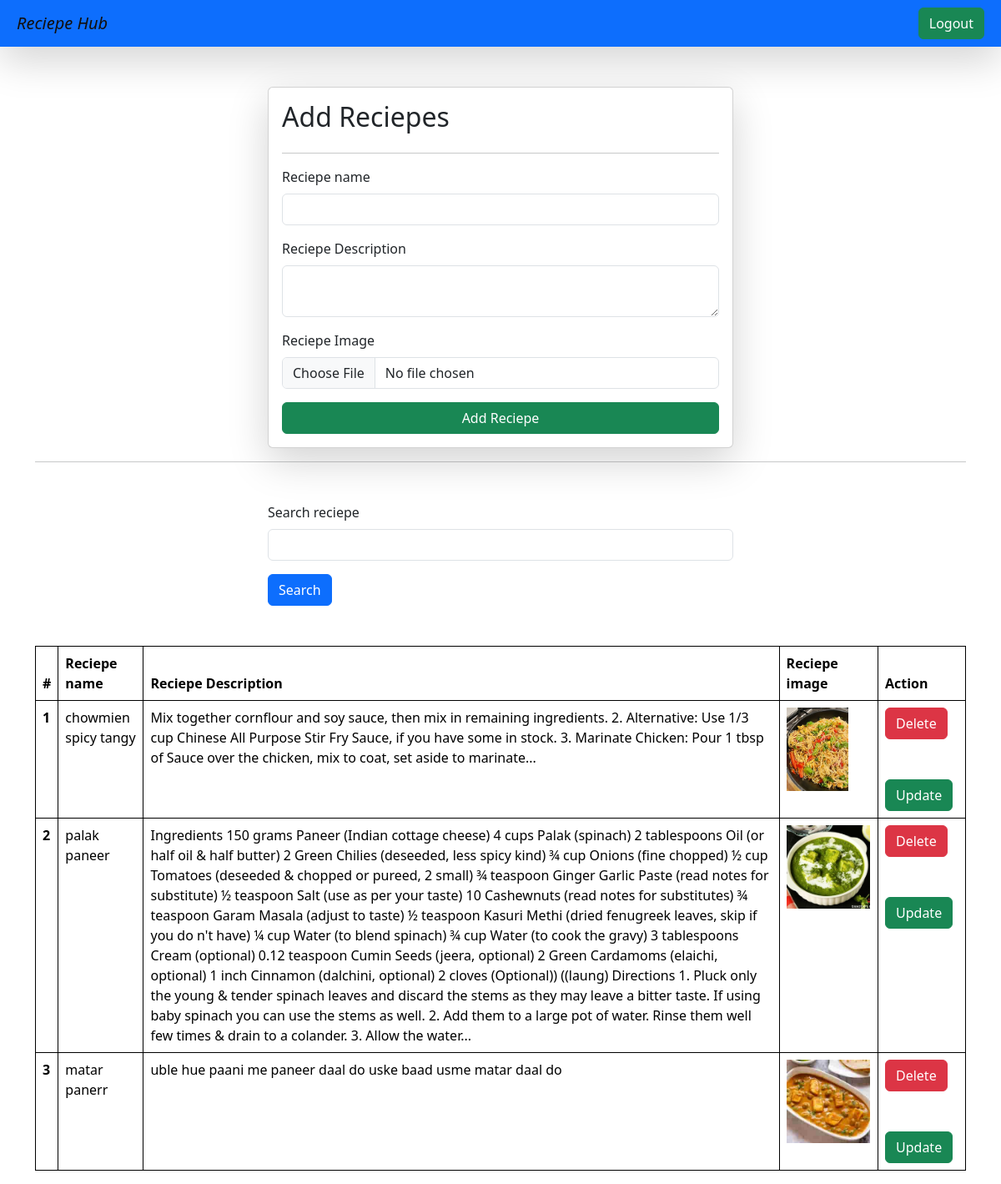
Screenshot of /reciepe/ (signed in) with the database file from the repository.
### vege/models.py (models this page shows)
class Reciepe(models.Model):
    user = models.ForeignKey(User, on_delete= models.SET_NULL, null=True,blank=True)
    reciepe_name= models.CharField(max_length=100)
    reciepe_description= models.TextField()
    reciepe_image= models.ImageField(upload_to="reciepe")
    reciepe_view_count = models.IntegerField(default=1)

### vege/views.py (the view, shortened to what this page needs)
# urls.py: path('reciepe/' , reciepe , name='reciepe'),
@login_required(login_url='/login/')
def reciepe(request):
    queryset= Reciepe.objects.all()
    if request.GET.get('search'):
        print(request.GET.get('search'))
        queryset = queryset.filter(reciepe_name__icontains=request.GET.get('search'))
    context= {'reciepes':queryset}
    return render(request,'reciepe.html',context)

### vege/templates/reciepe.html (shortened to what this page needs)
{% extends "base.html" %}
{% block start %}
<div class="container mt-5" >
    <form class="col-6 mx-auto card p-3 shadow-lg" method="post" enctype="multipart/form-data">
        <h2>Add Reciepes</h2>
        <hr>
        <div class="mb-3">
          <label for="exampleInputEmail1" class="form-label">Reciepe name</label>
          <input type="text" name="reciepe_name" required class="form-control" >
        </div>
        <div class="mb-3">
          <label for="exampleInputPassword1" class="form-label">Reciepe Description</label>
          <textarea class="form-control" required name="reciepe_description"> </textarea>
        </div>
        <div class="mb-3">
            <label for="exampleInputPassword1" class="form-label">Reciepe Image</label>
            <input type="file" name="reciepe_image" class="form-control" >
        </div>
        <button type="submit" class="btn btn-success">Add Reciepe</button>
      </form>
      <hr>
      <div class="mt-5">
        <div class="mx-auto col-6">
          <form>
          <div class="mb-3">
            <label for="exampleInputEmail1" class="form-label">Search reciepe</label>
            <input type="text" name="search"  class="form-control" >
          </div>
          <button type="submit" class="btn btn-primary">Search</button>
        </form>
        </div>
      </div>
      <table class="table mt-5">
        <thead>
          <tr>
            <th scope="id">#</th>
            <th scope="col">Reciepe name</th>
            <th scope="col">Reciepe Description</th>
            <th scope="col">Reciepe image</th>
            <th scope="col">Action</th>
          </tr>
        </thead>
        <tbody>
          {% for reciepe in reciepes %}
          <tr>
            <th scope="row">{{forloop.counter}}</th>
            <td>{{reciepe.reciepe_name}}</td>
            <td>{{reciepe.reciepe_description}}</td>
            <td>
              <img src="/media/{{reciepe.reciepe_image}}" style="height: 100px;"> </td>
              <td>
                <a href="/delete-reciepe/{{reciepe.id}}" class="btn btn-danger">Delete</a>
                <a href="/update-reciepe/{{reciepe.id}}" class="btn btn-success mt-5">Update</a>
              </td>
          </tr>
          {% endfor %}
        </tbody>
      </table>
</div>
{% endblock %}

### home/templates/base.html (shortened to what this page needs)
<!DOCTYPE html>
<html lang="en">
<head>
    <link href="https://cdn.jsdelivr.net/npm/bootstrap@5.3.2/dist/css/bootstrap.min.css" rel="stylesheet">
</head>
<nav class="navbar p-2 bg-primary shadow-lg">
    <div class="container-fluid">
      <a class="navbar-brand" style="color: rgb(18, 15, 13);font-style: oblique;">Reciepe Hub</a>
      <form class="d-flex" role="search">
        {% if request.user.is_authenticated %}
        <a href="/logout/" class="btn btn-success" type="submit">Logout</a>
        {% else %}
        <a href="/login/" class="btn btn-success" type="submit">Login</a>
        {% endif %}
      </form>
    </div>
  </nav>
{% block start %}
{% endblock %}
</body>
</html>

### home/templates/base.html (style rules this page uses)
table, th, td { border: 1px solid black; }

### rows the page displays
Reciepe: reciepe_name "chowmien spicy tangy", reciepe_description "Mix together cornflour and soy sauce, then mix in remaining ingredients. 2. Alternative: Use 1/3 cup Chinese All Purpose Stir Fry Sauce, if you have some in stock. 3. Marinate Chicken: Pour 1 tbsp of Sauce over the chicken, mix to coat, set aside to marinate...", reciepe_image (picture)
Reciepe: reciepe_name "palak paneer", reciepe_description "Ingredients 150 grams Paneer (Indian cottage cheese) 4 cups Palak (spinach) 2 tablespoons Oil (or half oil & half butter) 2 Green Chilies (deseeded, less spicy kind) ¾ cup Onions (fine chopped) ½ cup Tomatoes (deseeded & chopped or pureed, 2 small) ¾ teaspoon Ginger Garlic Paste (read notes for substitute) ½ teaspoon Salt (use as per your taste) 10 Cashewnuts (read notes for substitutes) ¾ teaspoon Garam Masala (adjust to taste) ½ teaspoon Kasuri Methi (dried fenugreek leaves, skip if you do n't have) ¼ cup Water (to blend spinach) ¾ cup Water (to cook the gravy) 3 tablespoons Cream (optional) 0.12 teaspoon Cumin Seeds (jeera, optional) 2 Green Cardamoms (elaichi, optional) 1 inch Cinnamon…", reciepe_image (picture)
Reciepe: reciepe_name "matar panerr", reciepe_description "uble hue paani me paneer daal do uske baad usme matar daal do", reciepe_image (picture)
